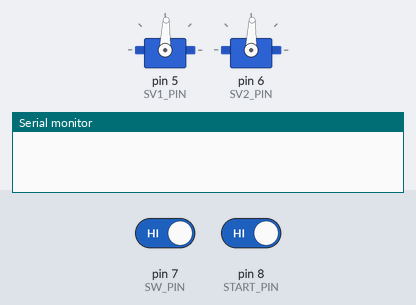
Bench run of a sketch on a simulated Arduino Uno, built with avr-gcc and run on an emulated ATmega328P. On the bench: 2 × servo, the last lines printed to the serial monitor. The inputs (shaded band) are chosen by the test bench; at power-on: pin 7 (SW_PIN) HIGH, pin 8 (START_PIN) HIGH.

Above: at 2.8 s.
2.9 s: pin 7 (SW_PIN) driven LOW and pin 8 (START_PIN) driven LOW
At 3.9 s:
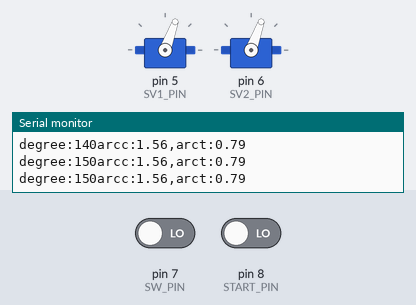
5.9 s: pin 7 (SW_PIN) driven HIGH
12.1 s: pin 7 (SW_PIN) driven LOW
At 13.4 s:
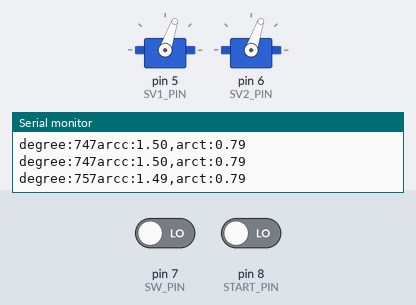
Timing chart, 0 to 15.3 s (numbered marks = the images above; inputs shaded):
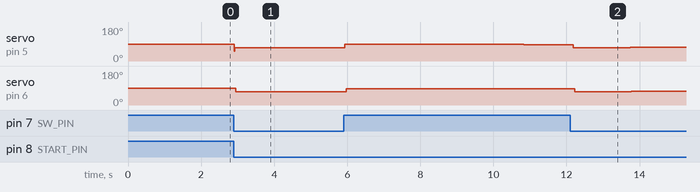

The sketch:

pencil_robot.ino.ino
```cpp
/**
   @file pencil_robot.ino
   @brief これはパラレルリンク機構で渦巻きと直線を描くスケッチです
   @author 2022B34 4B 巻渕 友慎
   @date 2025/04/08

   @note gitで構成管理しておくべきか分からない@n
   あと直線を描画するのに問題があって頭が悪い方式に変更した
*/

/*ライブラリ*/
#include <VarSpeedServo.h> //サーボの動作の最適化
#include <math.h> //計算用
/*memo
  0 700
  90 1500
  180 2300

  1600
  -900=-180?
*/
/** @def
   オプション
*/
#define LENGTH 115 //腕の一辺の長さ115mm chenge
#define INTERVAL 0.6 //線の間隔1=0.5cm 0.2=1mm chenge
#define INITIAL 115//初期座標(115mm,115mm) chenge
#define INITIAL_DEGREE 375 //90degree 1450 //初期角度 chenge
#define PULSE_MAX 2200 //最大パルス幅
#define PULSE_MIN 700 //最小パルス幅
#define SV1_PIN 5
#define SV2_PIN 6
#define SW_PIN 7
#define START_PIN 8

/**二次元座標*/
typedef struct {
  double x;
  double y;
} vector2;

/**サーボ初期設定*/
float degree = 0;
VarSpeedServo sv1, sv2;
bool wire = 0;
long previousTime = 0;

/**
   @brief 範囲変換
   @details この関数はxの範囲をin_min～in_outからout_min～out_maxに変換してくれる関数です@n
   まんま、Arduinoのmap()をdoubleにしただけです

   @param [in] x 変換元
   @param in_min 変換前の最小値
   @param in_max 変換前の最大値
   @param out_min 変換後の最小値
   @param out_max 変換後の最大値
   @return temp 変換結果
*/
double user_map(double x, double in_min, double in_max, double out_min, double out_max) {
  return (x - in_min) * (out_max - out_min) / (in_max - in_min) + out_min;
}
/**
   @brief 座標計算(渦巻)
   @details この関数はアルキメデスの螺旋の式より現在の角度を@n
   アルキメデスの螺旋を描画する二次元座標を出力する関数です

   @param [in] d 現在の角度(rad)
   @param interval 線の間隔
   @param initial 初期位置
   @return v 計算結果(直交座標)
*/
vector2 archimedesVector(double d, double interval, double initial) {
  vector2 v;
  v.x = initial + interval * d * cos(d);
  v.y = initial + (1) * interval * d * sin(d);
  return v;
}
/**
   @brief 座標計算(直線)
   @details この関数は一次関数より現在の角度を@n
   斜めの直線を描画する二次元座標を出力する関数です


   @param [in] d 現在の角度(rad)
   @return v 計算結果(直交座標)
*/
vector2 wireVector(double d) {
  vector2 v;
  v.x = d;
  v.y = d;
  return v;
}
/**
   @brief 角度計算
   @details この関数は座標から@n
   パラレルリンク機構のサーボモーターの角度を計算する関数です

   @param [in] L 腕の長さ
   @param d 現在のステップ数
   @param sv サーボ番号
   @param iswire 直線モード
   @return temp サーボモーターの角度
*/
double writeSV(int L, int d, int sv, bool iswire) {
  double theta = radians(d);
  vector2 vector = (iswire == true) ? wireVector(theta) : archimedesVector(theta, INTERVAL, INITIAL);
  double arct = atan2(vector.y, vector.x);
  /*
     arctanと定義域は実数全体なのにarccosは[-1,1]なのでarcc_temp>1となると未定義になってしまう
  */
  double arcc_temp = sqrt(pow(vector.x, 2) + pow(vector.y, 2)) / (2 * L);
  double arcc = 0;
  if (iswire) {
    arcc = 1.57 - 0.0001 * d;
    if (arcc <= -0.38) {//-0.38
      arcc = -0.38;
    }
  } else {
    arcc = (arcc_temp <= 1) ? acos(arcc_temp) : 0; //渦巻がおにぎりのようになってしまう原因 acosの定義域(-1~1)外に値が飛び出ることで未定義となってしまう
  }
  double rad = (sv == 1) ? (arct - arcc) : -(arct + arcc);
  Serial.print("degree:");
  Serial.print(d);
  Serial.print("arcc:");
  Serial.print(arcc);
  Serial.print(",arct:");
  Serial.println(arct);
  return user_map(rad, -PI, PI, PULSE_MIN, PULSE_MAX);
}
/**
   @brief マイクロ秒用遅延関数
   @details この関数はマイクロ秒単位で待機できるようにした関数です

   @param [in] 待機時間
   @return is 待機時間がたっているかどうか
*/
bool newdelay(unsigned long interval) {
  unsigned long currentTime = micros();
  bool is = ((currentTime - previousTime) > interval);
  if (is)previousTime = currentTime;
  return is;
}
/**
   @brief セットアップ関数
   @details この関数はピン設定、サーボ設定、現在のモードの判別、@n
   シリアル設定、レジスタ設定、初期角度の設定を行う関数です
   @note GNDをD7につなぐと直線を描く
*/
void setup() {
  pinMode(SV1_PIN, OUTPUT);
  pinMode(SV2_PIN, OUTPUT);
  pinMode(SW_PIN, INPUT_PULLUP);
  pinMode(START_PIN, INPUT_PULLUP);
  sv1.attach(SV1_PIN);
  sv2.attach(SV2_PIN);
  wire = !digitalRead(SW_PIN);

  if (wire) {
    degree = 10;
    sv1.writeMicroseconds(writeSV(LENGTH, degree, 1, wire));
    sv2.writeMicroseconds(writeSV(LENGTH, degree, 2, wire) + INITIAL_DEGREE);
  } else {
    degree = 0;
    sv1.writeMicroseconds(1450);
    sv2.writeMicroseconds(1450);
  }

  Serial.begin(9600);
  //カウンタ0 割り込み許可レジスタ
  TIMSK0 = 0;
}
/**
   @brief ループ関数
   @details この関数は連続的にサーボモーターの角度を変えて図形を描画するメインの関数です
   @note GNDをD7につなぐと直線を描く
*/
void loop() {
  while (1) {
    /*直線を描く際どうしても最初がずれてしまう問題があったが最初は上のサーボを動かさずにし、
       少したってから上のサーボを動かすとずれが解消された。
       また、直線の長さを調整するためにステップ数と長さの関係を見つける作業が必要となった。
    */
    if (((wire == 1) ? newdelay(10) : newdelay(1)) && !digitalRead(START_PIN) ) {
      wire = !digitalRead(SW_PIN);
      //      Serial.print("deg:");
      //      Serial.print(degree);
      //      Serial.print("SV1:");
      //      Serial.print((user_map(writeSV(LENGTH, degree, 1, wire), PULSE_MIN, PULSE_MAX, -PI, PI)) * (180 / PI));
      //      Serial.print("SV2:");
      //      Serial.println(user_map(writeSV(LENGTH, degree, 1, wire) + INITIAL_DEGREE, PULSE_MIN, PULSE_MAX, -PI, PI) * (180 / PI) );
      sv1.writeMicroseconds(writeSV(LENGTH, degree, 1, wire)); //90degree=INITIAL_DEGREEMicroSeconds
      sv2.writeMicroseconds(writeSV(LENGTH, degree, 2, wire) + INITIAL_DEGREE);
      degree += (wire == 1) ? 10 : 1;//0.2 wire
    }
  }
}
```

Measured:
- after the input at 2.9 s, servo on pin 5 (SV1_PIN): 88° → 70° at once, → 71° 2.2 s later; servo on pin 6 (SV2_PIN): 88° → 70° after 0.06 s, → 71° 2.2 s later
- after the input at 12.1 s, servo on pin 5 (SV1_PIN): 87° → 71° after 0.09 s, → 72° 1.5 s later; servo on pin 6 (SV2_PIN): 87° → 71° after 0.12 s, → 72° 1.5 s later
